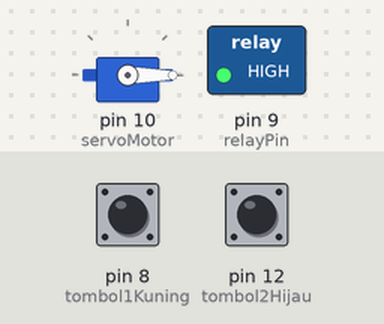
Bench run of a sketch on a simulated Arduino Uno, built with avr-gcc and run on an emulated ATmega328P. Shown: servo, switched loads named in the sketch (green lamp = pin HIGH). Dashed ring = blinking. The test bench sets the inputs (shaded band); at power-on: pin 8 (tombol1Kuning) HIGH, pin 12 (tombol2Hijau) HIGH. What the sketch prints to the serial monitor is not drawn.

Above: at 0.05 s.
Timing chart, 0 to 4.6 s (numbered marks = the images above):
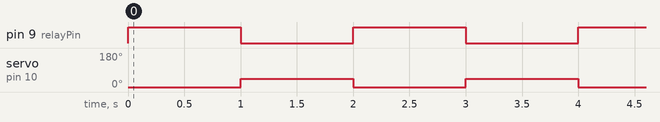

The sketch:

CodeHardwareTest.ino
```cpp
#include <Servo.h>
#define tombol1Kuning 8
#define tombol2Hijau 12
#define relayPin 9
#define servoMotor 10

Servo myservo;

enum Gowin_State{
  init_gowin,
  running_gowin,
  setup_gowin
  };

Gowin_State state_now = init_gowin;

void setup() {
  // put your setup code here, to run once:
  Serial.begin(9600);
  pinMode(tombol1Kuning, INPUT_PULLUP);
  pinMode(tombol2Hijau, INPUT_PULLUP);
  pinMode(relayPin, OUTPUT);
  pinMode(servoMotor, OUTPUT);
  myservo.attach(servoMotor);
//  pinMode(tombol2Hijau, INPUT_PULLUP);
}

void loop() {
  // put your main code here, to run repeatedly:
  Serial.print(digitalRead(tombol1Kuning)); Serial.print(" ");
  Serial.print(digitalRead(tombol2Hijau)); Serial.println(" ");
  digitalWrite(relayPin,HIGH);
  myservo.write(0);
  delay(1000);
  // put your main code here, to run repeatedly:
  Serial.print(digitalRead(tombol1Kuning)); Serial.print(" ");
  Serial.print(digitalRead(tombol2Hijau)); Serial.println(" ");
  digitalWrite(relayPin,LOW);
  myservo.write(45);
  delay(1000);
}
```

Measured:
- by itself, pin 9 (relayPin): alternates HIGH for 1.0 s and LOW for 1.0 s
- by itself, servo on pin 10 (servoMotor): alternates 45° for 1.0 s and 0° for 1.0 s
